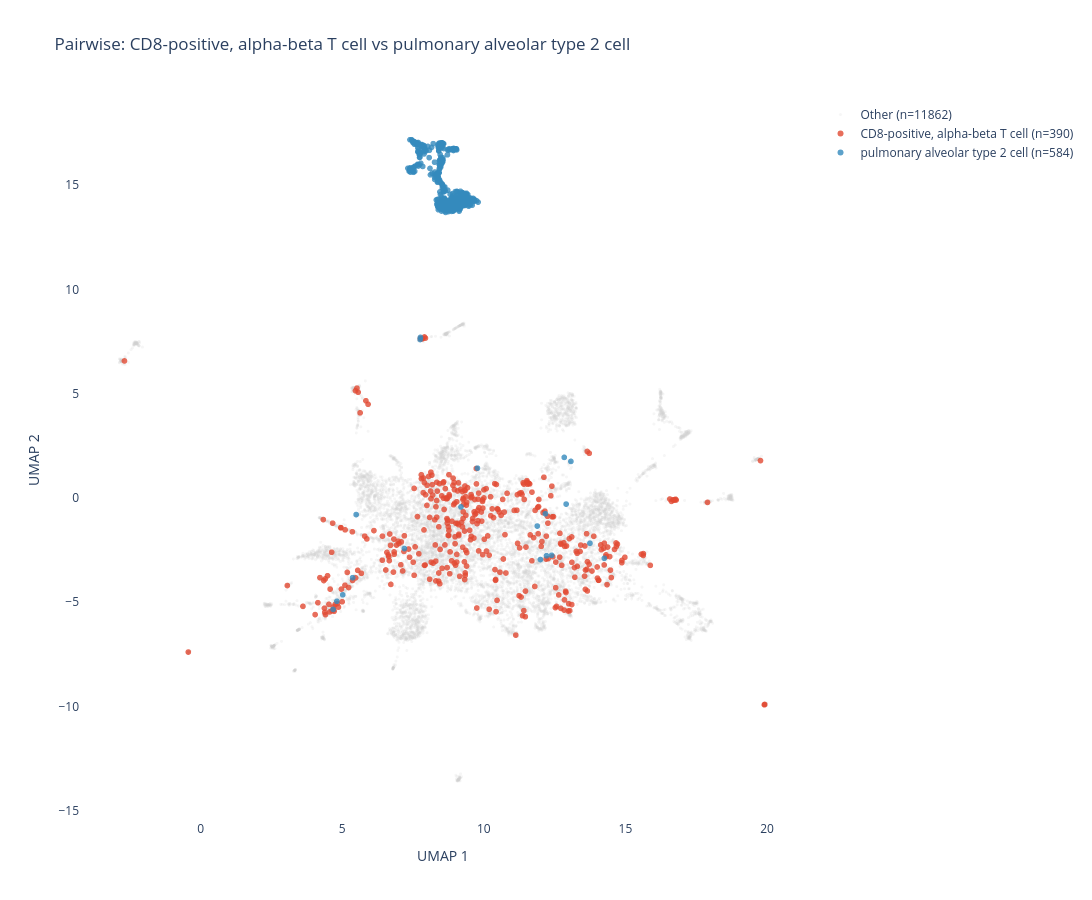
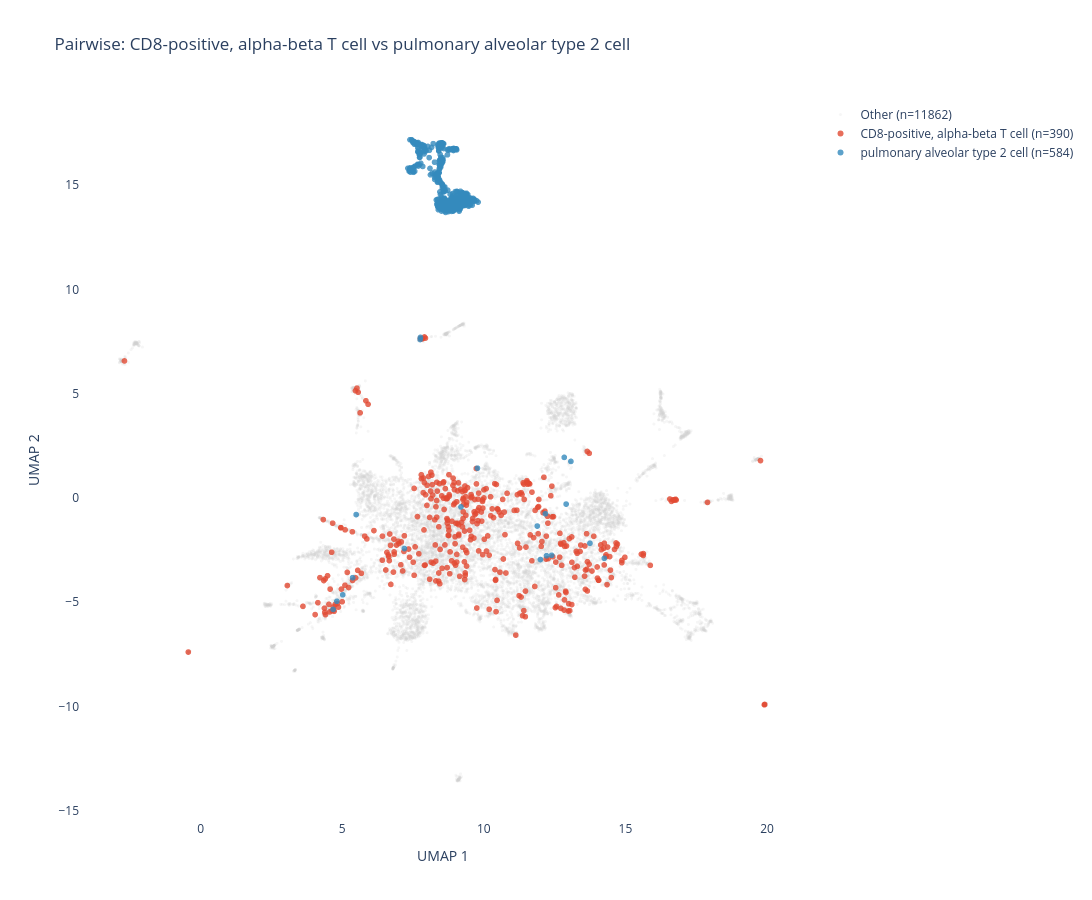

Write notebook code for charts like these, in order.
### Code cell
build_pairwise_comparison(
    d,
    "CD8-positive, alpha-beta T cell",
    "pulmonary alveolar type 2 cell",
    output_path=OUTPUT_DIR / "pairwise_cd8_vs_pulmonary_alveolar.html",
)

### Figure 1 — Plotly figure (JSON) as saved in the notebook; plotly's stock layout.template omitted (floating-point values rounded to 4 significant figures; data arrays with more than 128 entries replaced by an {"elided": "..."} marker saying what was removed)
{"data": [{"hoverinfo": "skip", "marker": {"color": "#d0d0d0", "opacity": 0.2, "size": 3}, "mode": "markers", "name": "Other (n=11862)", "type": "scattergl", "x": {"elided": "11862 float values"}, "y": {"elided": "11862 float values"}}, {"hoverinfo": "text", "hovertext": {"elided": "390 str values"}, "marker": {"color": "#E24A33", "opacity": 0.8, "size": 6}, "mode": "markers", "name": "CD8-positive, alpha-beta T cell (n=390)", "type": "scattergl", "x": {"elided": "390 float values"}, "y": {"elided": "390 float values"}}, {"hoverinfo": "text", "hovertext": {"elided": "584 str values"}, "marker": {"color": "#348ABD", "opacity": 0.8, "size": 6}, "mode": "markers", "name": "pulmonary alveolar type 2 cell (n=584)", "type": "scattergl", "x": {"elided": "584 float values"}, "y": {"elided": "584 float values"}}], "layout": {"height": 900, "legend": {"font": {"size": 12}}, "plot_bgcolor": "white", "title": {"text": "Pairwise: CD8-positive, alpha-beta T cell vs pulmonary alveolar type 2 cell"}, "width": 1100, "xaxis": {"showgrid": false, "title": {"text": "UMAP 1"}, "zeroline": false}, "yaxis": {"showgrid": false, "title": {"text": "UMAP 2"}, "zeroline": false}}}

### Figure 2 — Plotly figure (JSON) as saved in the notebook; plotly's stock layout.template omitted (floating-point values rounded to 4 significant figures; data arrays with more than 128 entries replaced by an {"elided": "..."} marker saying what was removed)
{"data": [{"hoverinfo": "skip", "marker": {"color": "#d0d0d0", "opacity": 0.2, "size": 3}, "mode": "markers", "name": "Other (n=11862)", "type": "scattergl", "x": {"elided": "11862 float values"}, "y": {"elided": "11862 float values"}}, {"hoverinfo": "text", "hovertext": {"elided": "390 str values"}, "marker": {"color": "#E24A33", "opacity": 0.8, "size": 6}, "mode": "markers", "name": "CD8-positive, alpha-beta T cell (n=390)", "type": "scattergl", "x": {"elided": "390 float values"}, "y": {"elided": "390 float values"}}, {"hoverinfo": "text", "hovertext": {"elided": "584 str values"}, "marker": {"color": "#348ABD", "opacity": 0.8, "size": 6}, "mode": "markers", "name": "pulmonary alveolar type 2 cell (n=584)", "type": "scattergl", "x": {"elided": "584 float values"}, "y": {"elided": "584 float values"}}], "layout": {"height": 900, "legend": {"font": {"size": 12}}, "plot_bgcolor": "white", "title": {"text": "Pairwise: CD8-positive, alpha-beta T cell vs pulmonary alveolar type 2 cell"}, "width": 1100, "xaxis": {"showgrid": false, "title": {"text": "UMAP 1"}, "zeroline": false}, "yaxis": {"showgrid": false, "title": {"text": "UMAP 2"}, "zeroline": false}}}
